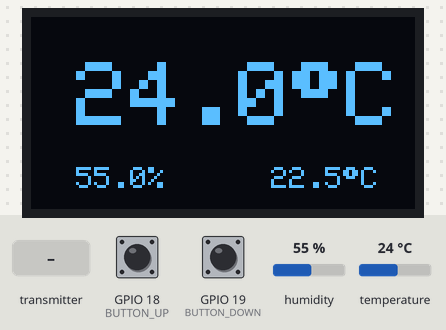
This sketch was run on a simulated ESP32-C6. On the bench: 128×64 one-colour display. Inputs (shaded band) come from the test bench; at power-on: humidity 55 %, GPIO 18 (BUTTON_UP) HIGH, GPIO 19 (BUTTON_DOWN) HIGH, temperature 24 °C. What the sketch prints to the serial monitor is not drawn.

Above: at 1.7 s.
1.8 s: the transmitter starts sending actualTemp = 0
At 2.9 s:
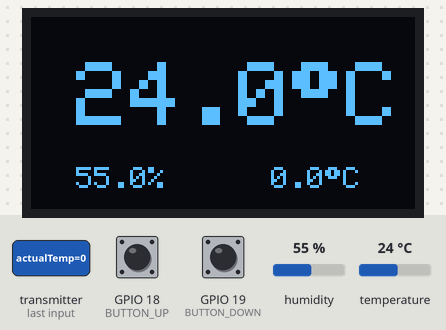
3.7 s: humidity set to 22 %
At 5.2 s:
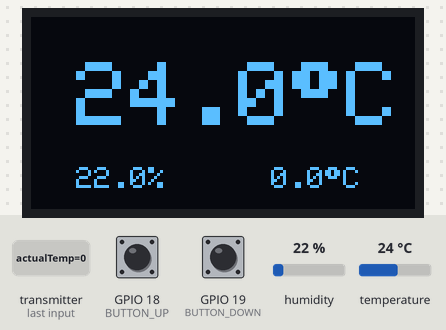
5.9 s: the transmitter starts sending desiredTemp = 25
At 7.3 s:
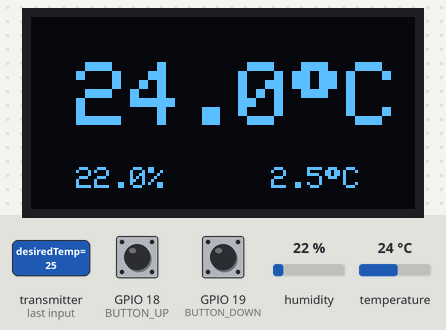
8.1 s: GPIO 18 (BUTTON_UP) pulled LOW for 0.15 s
At 8.7 s:
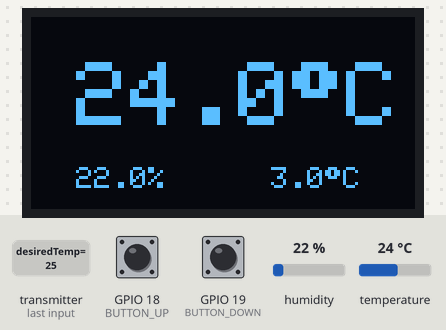
10.3 s: GPIO 19 (BUTTON_DOWN) pulled LOW for 0.15 s
12.5 s: temperature set to 12 °C
At 14.0 s:
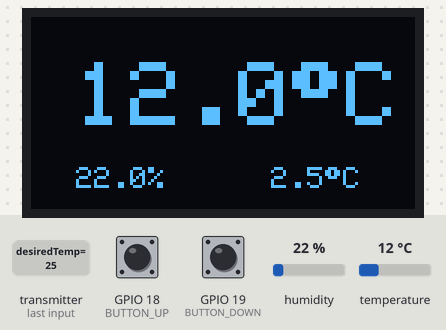
Timing chart, 0 to 15.5 s (numbered marks = the images above; inputs shaded):
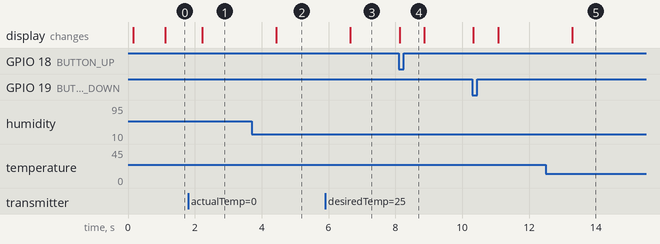

The sketch:

esp32c6_temp_display.ino
```cpp
/*
Device found at 0x38, type = AHT20, capability bits = 0x3
Device found at 0x3C, type = Unknown, capability bits = 0x3
*/
#include <SPI.h>
#include <Wire.h>
#include <Adafruit_GFX.h>
#include <Adafruit_SSD1306.h>
#include <Adafruit_Sensor.h>
#include <Adafruit_AHTX0.h>
#include <esp_now.h>
#include <WiFi.h>

// ESP-NOW
uint8_t broadcastAddress[] = {0xFF, 0xFF, 0xFF, 0xFF, 0xFF, 0xFF};

typedef struct temps_message {
  uint16_t actualTemp;
  uint16_t desiredTemp;
} temps_message;

temps_message myData;
esp_now_peer_info_t peerInfo;

// buttons
#define BUTTON_UP 18
#define BUTTON_DOWN 19

// i2c (common for temp, oled modules)
#define SDA_PIN 14
#define SCL_PIN 9

// oled display
#define SCREEN_WIDTH 128
#define SCREEN_HEIGHT 64
#define OLED_RESET     -1
#define SCREEN_ADDRESS 0x3c
#define TEMP_CIRCLE_CODE 247
Adafruit_SSD1306 display(SCREEN_WIDTH, SCREEN_HEIGHT, &Wire, OLED_RESET);


// AHT10 temp sensor
Adafruit_AHTX0 aht10;
sensors_event_t aht10Temp, aht10Hum;
volatile uint16_t actualTemp;
volatile float actualHum;
volatile uint16_t desiredTemp = 225;

// debounce and delays
unsigned long lastDebounceUp = 0;
unsigned long lastDebounceDown = 0;
const int debounceDelay = 50;
volatile bool changed = false;

unsigned long lastTempUpdate = 0;
const int updateRate = 1000;

// ESP-NOW callbacks
void OnDataRecv(const uint8_t * mac, const uint8_t *incomingData, int len) {
  temps_message incomingReadings;
  memcpy(&incomingReadings, incomingData, sizeof(incomingReadings));

  desiredTemp = incomingReadings.desiredTemp;
  Serial.print("New Target Received: ");
  Serial.println(desiredTemp);
}

void sendData() {
  myData.actualTemp = actualTemp;
  myData.desiredTemp = desiredTemp;
  esp_now_send(broadcastAddress, (uint8_t *) &myData, sizeof(myData));
}

void IRAM_ATTR buttonUpInterrupt() {
  unsigned long currentTime = millis();
  if (currentTime - lastDebounceUp > debounceDelay) {
    if (desiredTemp < 400) {
      desiredTemp += 5;
      changed = true;
    }
    lastDebounceUp = currentTime;
  }
}

void IRAM_ATTR buttonDownInterrupt() {
  unsigned long currentTime = millis();
  if (currentTime - lastDebounceDown > debounceDelay) {
    if (desiredTemp > 0) {
      desiredTemp -= 5;
      changed = true;
    }
    lastDebounceDown = currentTime;
  }
}

void setup() {
  Serial.begin(115200);
  Wire.begin(SDA_PIN, SCL_PIN);
  delay(100);
  if(!display.begin(SSD1306_SWITCHCAPVCC, SCREEN_ADDRESS)) {
    Serial.println(F("Couldnt find oled display"));
    for(;;); // infinite loop bcs no display
  }

  // ESP-NOW setup
  WiFi.mode(WIFI_STA);
  if (esp_now_init() != ESP_OK) return;

  esp_now_register_recv_cb(esp_now_recv_cb_t(OnDataRecv));

  memcpy(peerInfo.peer_addr, broadcastAddress, 6);
  peerInfo.channel = 0;
  peerInfo.encrypt = false;
  esp_now_add_peer(&peerInfo);

  display.clearDisplay();
  display.setTextSize(1);
  display.setTextColor(SSD1306_WHITE);
  display.setCursor(0, 0);
  display.println(F("OLED OK init"));
  display.display();
  delay(100);


  if (! aht10.begin()) {
    Serial.println(F("Couldnt find ATH10"));
    for(;;); // infinite loop bcs no temp module
  } else{
    Serial.println(F("AHT10 found"));
  }

  // buttons setup
  pinMode(BUTTON_UP, INPUT_PULLUP);
  pinMode(BUTTON_DOWN, INPUT_PULLUP);
  attachInterrupt(digitalPinToInterrupt(BUTTON_UP), buttonUpInterrupt, FALLING);
  attachInterrupt(digitalPinToInterrupt(BUTTON_DOWN), buttonDownInterrupt, FALLING);
}


void displayTemps() {
  Serial.print("temp: ");
  Serial.print(aht10Temp.temperature);
  Serial.print("hum: ");
  Serial.println(aht10Hum.relative_humidity);

  display.clearDisplay();
  display.setCursor(15, 15);
  display.setTextSize(3);
  display.print(aht10Temp.temperature, 1);
  display.write(TEMP_CIRCLE_CODE);
  display.println("C");

  display.setTextSize(1);
  display.setCursor(15, 50);
  display.print(aht10Hum.relative_humidity, 1);
  display.println("%");

  display.setCursor(80, 50);
  display.print(desiredTemp / 10.0, 1);
  display.write(TEMP_CIRCLE_CODE);
  display.println("C");

  display.display();
}


void loop() {
  if (millis() - lastTempUpdate > updateRate) {
    aht10.getEvent(&aht10Hum, &aht10Temp);
    actualTemp = (uint16_t) (aht10Temp.temperature * 10);
    actualHum = aht10Hum.relative_humidity;
    sendData();
    displayTemps();
    lastTempUpdate = millis();
  }

  if (changed) {
    sendData();
    displayTemps();
    changed = false;
  }
}
```

Measured:
- after the input at 1.8 s, the display: changes after 0.41 s (image 1)
- after the input at 3.7 s, the display: changes after 0.73 s (image 2)
- after the input at 5.9 s, the display: changes after 0.74 s (image 3)
- after the input at 8.1 s, the display: changes at once (image 4)
- after the input at 12.5 s, the display: changes after 0.79 s (image 5)
